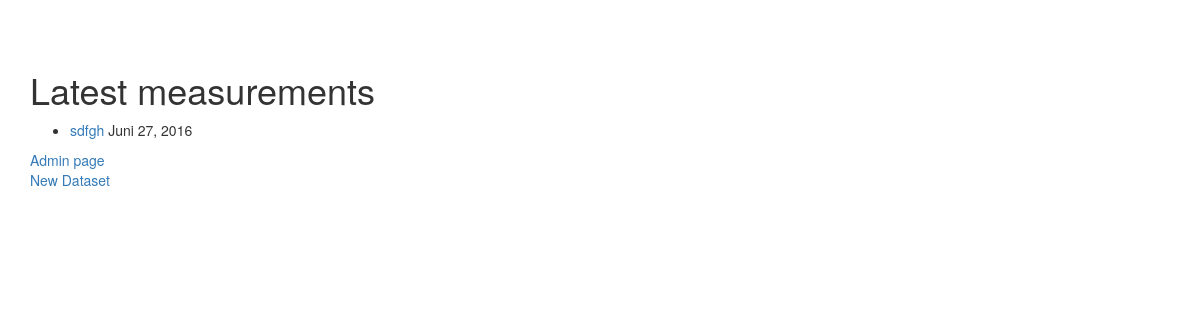
The app's page /, older data.
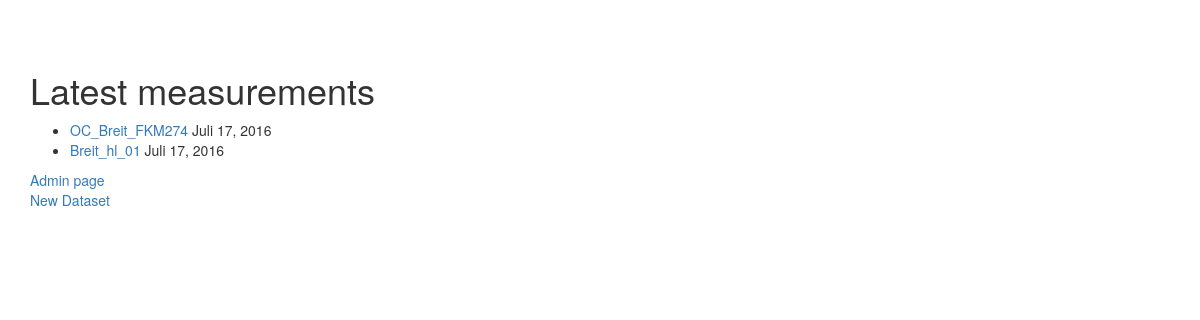
The same page, newer data.
### stdb/models.py (models this page shows, shortened)
class Dataset(models.Model):
    name = models.CharField(max_length=200, unique=True)
    flask_name = models.CharField(max_length=200)
    formula = models.CharField(max_length=200)
    machine = models.CharField(max_length=30, blank=True)
    operator = models.CharField(max_length=200, verbose_name='Who measured the structure?')
    picked_at = models.IntegerField(verbose_name='Crystals picked at which temperature?', default=0)
    measure_date = models.DateField(#auto_now_add=True, # would not be changeable
                                    verbose_name='date measured')
    measured_for = models.CharField(max_length=120, verbose_name='Customer', blank=True)
    email = models.EmailField(blank=True)
    ak = models.CharField(max_length=120, verbose_name='Workgroup', blank=True)
    received = models.DateField(verbose_name='date received', blank=True, null=True)
    output = models.DateField(verbose_name='date outgoing', blank=True, null=True)
    crystal_size_x = models.FloatField(max_length=4, default=0, blank=True,
                                       validators=[MinValueValidator(0), MaxValueValidator(500)])
    crystal_size_y = models.FloatField(max_length=4, default=0, blank=True,
                                       validators=[MinValueValidator(0), MaxValueValidator(500)])
    crystal_size_z = models.FloatField(max_length=4, default=0, blank=True,
                                       validators=[MinValueValidator(0), MaxValueValidator(500)])
    colour = models.CharField(max_length=20, blank=True)
    is_publishable = models.BooleanField(default=False)
    service_structure = models.BooleanField(default=False)
    comment = models.TextField(max_length=2000, blank=True)
    cell_a = models.FloatField(max_length=8, default=0, verbose_name='a', null=True, blank=True,
                               validators=[MinValueValidator(0), MaxValueValidator(500)])
    cell_b = models.FloatField(max_length=8, default=0, verbose_name='b', null=True, blank=True,
                               validators=[MinValueValidator(0), MaxValueValidator(500)])
    cell_c = models.FloatField(max_length=8, default=0, verbose_name='c', null=True, blank=True,
                               validators=[MinValueValidator(0), MaxValueValidator(500)])
    alpha = models.FloatField(max_length=8, default=0, null=True, blank=True,
                              validators=[MinValueValidator(0), MaxValueValidator(180)])
    beta = models.FloatField(max_length=8, default=0, null=True, blank=True,
                             validators=[MinValueValidator(0), MaxValueValidator(180)])
    gamma = models.FloatField(max_length=8, default=0, null=True, blank=True,
                              validators=[MinValueValidator(0), MaxValueValidator(180)])
    R1_all = models.FloatField(max_length=5, validators=[MinValueValidator(0),
                                                         MaxValueValidator(1)], blank=True, null=True)
    wR2_all = models.FloatField(max_length=5, validators=[MinValueValidator(0),
                                                          MaxValueValidator(1)], blank=True, null=True)
    R1_2s = models.FloatField(max_length=5, validators=[MinValueValidator(0),
                                                        MaxValueValidator(1)], blank=True, null=True)
    wR2_2s = models.FloatField(max_length=5, validators=[MinValueValidator(0),
                                                         MaxValueValidator(1)], blank=True, null=True)
    density = models.FloatField(max_length=5, verbose_name='density (calc)', blank=True, null=True)
    mu = models.FloatField(max_length=5, verbose_name='absorption [mm-1]', blank=True, null=True)
    formular_weight = models.FloatField(max_length=8, verbose_name='Formular weight', blank=True, null=True)
    shape = models.CharField(max_length=20, blank=True)
    temperature = models.FloatField(max_length=5, verbose_name='Temperature [K]', blank=True, default=0, null=True)
    crystal_system = models.CharField(max_length=15, blank=True)
    space_group = models.CharField(max_length=15, blank=True)
    volume = models.FloatField(max_length=5, blank=True, null=True)
    z = models.IntegerField(blank=True, null=True)
    fnull = models.IntegerField(blank=True, null=True)
    wavelength = models.FloatField(max_length=10, blank=True, null=True)
    radiation_type = models.CharField(max_length=18, blank=True)
    theta_min = models.FloatField(max_length=10, blank=True, null=True)
    theta_max = models.FloatField(max_length=10, blank=True, null=True)
    measured_refl = models.IntegerField(blank=True, null=True)
    completeness = models.IntegerField(blank=True, null=True)
    indep_refl = models.IntegerField(blank=True, null=True)
    refl_used = models.IntegerField(blank=True, null=True)
    r_int = models.FloatField(max_length=10, blank=True, null=True)
    parameters = models.IntegerField(blank=True, null=True)
    restraints = models.IntegerField(blank=True, null=True)
    peak = models.FloatField(max_length=10, blank=True, null=True)
    hole = models.FloatField(max_length=10, blank=True, null=True)
    goof = models.FloatField(max_length=10, blank=True, null=True)
    cell_a.short_description = 'Unit Cell Parameter a'
    cell_b.short_description = 'Unit Cell Parameter b'
    cell_c.short_description = 'Unit Cell Parameter c'
    alpha.short_description = 'Unit Cell Parameter alpha'
    beta.short_description = 'Unit Cell Parameter beta'
    gamma.short_description = 'Unit Cell Parameter gamma'
    z.empty_value_display = '?'
    cif_file = models.FileField(upload_to=get_filename, verbose_name='CIF File', blank=True)
    fcf_file = models.FileField(upload_to=get_filename, verbose_name='fcf File', blank=True)
    res_file = models.FileField(upload_to=get_filename, verbose_name='RES File', blank=True)
    raw_file = models.FileField(upload_to=get_filename, verbose_name='raw/mul_file', blank=True)
    p4p_file = models.FileField(upload_to=get_filename, verbose_name='p4p File', blank=True)
    abs_file = models.FileField(upload_to=get_filename, verbose_name='abs File', blank=True)
    eps_file = models.FileField(upload_to=get_filename, verbose_name='abs File', blank=True)
    ls_file = models.FileField(upload_to=get_filename, verbose_name='name_0m._ls File', blank=True)
    pdf_file = models.FileField(upload_to=get_filename, verbose_name='Checkfif File', blank=True)
    checkcif_file = models.FileField(upload_to=get_filename, verbose_name='checkcif File', blank=True)
    hkl_file = models.FileField(upload_to=get_filename, verbose_name='hkl File', blank=True)
    sfrm_file = models.FileField(upload_to=get_filename, verbose_name='one Frame', blank=True)
    cht_file = models.FileField(upload_to=get_filename, verbose_name='name .cht file', blank=True)
    other_file1 = models.FileField(upload_to=get_filename, verbose_name='other File', blank=True)
    other_file2 = models.FileField(upload_to=get_filename, verbose_name='other File', blank=True)
    other_file3 = models.FileField(upload_to=get_filename, verbose_name='other File', blank=True)
    class Meta:
        ordering = ['-measure_date', '-name']
    def get_absolute_url(self):
        return reverse('stdb:detail', kwargs={'pk': self.id})
    def was_measured_recently(self):
        now = datetime.date.today()
        return now - datetime.timedelta(days=7) <= self.measure_date <= now
    is_publishable.short_description = 'publishable?'
    is_publishable.boolean = True
    was_measured_recently.admin_order_field = 'measure_date'
    was_measured_recently.boolean = True
    was_measured_recently.short_description = 'Measured recently?'
    def publishable(self):
        if self.is_publishable:
            return True
        else:
            return False

### stdb/views.py (the view)
# urls.py: url(r'^$', views.index_view, name='index'),
def index_view(request):
    list_of_measurements = Dataset.objects.filter(measure_date__lte=timezone.now())#[:2]
    context = {
        'latest_measurement_list': list_of_measurements
    }
    return render(request, 'data_list.html', context)

### stdb/templates/data_list.html (shortened to what this page needs)
{% extends "base.html" %}
{% block content %}
    {% block title %}
        <h1>Latest measurements</h1>
    {% endblock %}
    <ul>
    {% for dataset in latest_measurement_list %}
        <li><a href="{{ dataset.get_absolute_url }}">{{ dataset.name }}</a> {{ dataset.measure_date }}</li>
    {% endfor %}
    </ul>
    <a href="{% url 'admin:index' %}">Admin page</a>
    <br>
    <a href="{% url 'stdb:new' %}">New Dataset</a>
{% endblock content %}

Row changes from the older to the newer data that the page shows:
removed Dataset: name "sdfgh", measure_date "Juni 27, 2016"
added Dataset: name "OC_Breit_FKM274", measure_date "Juli 17, 2016"
added Dataset: name "Breit_hl_01", measure_date "Juli 17, 2016"
